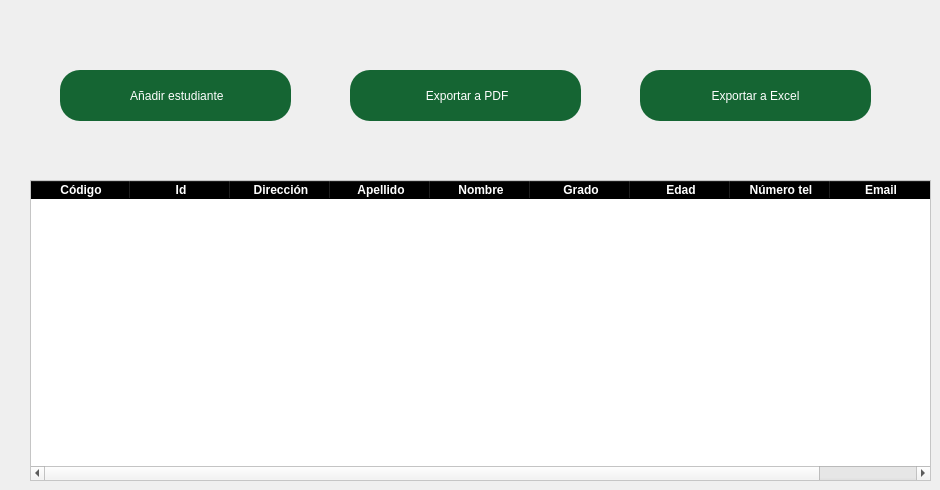
     <widget class="QWidget" name="registrarAsis">
      <widget class="QPushButton" name="excel_Button_2">
       <property name="geometry">
        <rect>
         <x>640</x>
         <y>70</y>
         <width>231</width>
         <height>51</height>
        </rect>
       </property>
       <property name="styleSheet">
        <string notr="true">border-radius:20px;
background-color: rgb(21, 101, 51);
font: 14pt &quot;Holy Friday&quot;;
color: white;
</string>
       </property>
       <property name="text">
        <string>Exportar a Excel</string>
       </property>
       <property name="icon">
        <iconset resource="../imagenes/Recursos.qrc">
         <normaloff>:/Principal/excel.png</normaloff>:/Principal/excel.png</iconset>
       </property>
       <property name="iconSize">
        <size>
         <width>25</width>
         <height>25</height>
        </size>
       </property>
       <property name="checkable">
        <bool>true</bool>
       </property>
      </widget>
      <widget class="QPushButton" name="pdf_Button_2">
       <property name="geometry">
        <rect>
         <x>350</x>
         <y>70</y>
         <width>231</width>
         <height>51</height>
        </rect>
       </property>
       <property name="styleSheet">
        <string notr="true">border-radius:20px;
background-color: rgb(21, 101, 51);
font: 14pt &quot;Holy Friday&quot;;
color: white;
</string>
       </property>
       <property name="text">
        <string> Exportar a PDF</string>
       </property>
       <property name="icon">
        <iconset resource="../imagenes/Recursos.qrc">
         <normaloff>:/Principal/pdf.png</normaloff>:/Principal/pdf.png</iconset>
       </property>
       <property name="iconSize">
        <size>
         <width>25</width>
         <height>25</height>
        </size>
       </property>
       <property name="checkable">
        <bool>true</bool>
       </property>
      </widget>
      <widget class="QPushButton" name="add_Button_2">
       <property name="geometry">
        <rect>
         <x>60</x>
         <y>70</y>
         <width>231</width>
         <height>51</height>
        </rect>
       </property>
       <property name="styleSheet">
        <string notr="true">border-radius:20px;
background-color: rgb(21, 101, 51);
font: 15pt &quot;Holy Friday&quot;;
color: white;
</string>
       </property>
       <property name="text">
        <string> Añadir estudiante</string>
       </property>
       <property name="icon">
        <iconset resource="../imagenes/Recursos.qrc">
         <normaloff>:/Principal/add student.png</normaloff>:/Principal/add student.png</iconset>
       </property>
       <property name="iconSize">
        <size>
         <width>25</width>
         <height>25</height>
        </size>
       </property>
       <property name="checkable">
        <bool>true</bool>
       </property>
      </widget>
      <widget class="QTableWidget" name="registros_tableWidget_2">
       <property name="geometry">
        <rect>
         <x>30</x>
         <y>180</y>
         <width>901</width>
         <height>301</height>
        </rect>
       </property>
       <property name="styleSheet">
        <string notr="true">QHeaderView::section{
	font-weight:bold;
	background-color: black;
	color:white;
}

QTableWidget{
	alternate-background-color: black;
	background-color: white;

}</string>
       </property>
       <property name="alternatingRowColors">
        <bool>true</bool>
       </property>
       <column>
        <property name="text">
         <string>Código</string>
        </property>
       </column>
       <column>
        <property name="text">
         <string>Id</string>
        </property>
       </column>
       <column>
        <property name="text">
         <string>Dirección</string>
        </property>
       </column>
       <column>
        <property name="text">
         <string>Apellido</string>
        </property>
       </column>
       <column>
        <property name="text">
         <string>Nombre</string>
        </property>
       </column>
       <column>
        <property name="text">
         <string>Grado</string>
        </property>
       </column>
       <column>
        <property name="text">
         <string>Edad</string>
        </property>
       </column>
       <column>
        <property name="text">
         <string>Número tel</string>
        </property>
       </column>
       <column>
        <property name="text">
         <string>Email</string>
        </property>
       </column>
      </widget>
     </widget>
